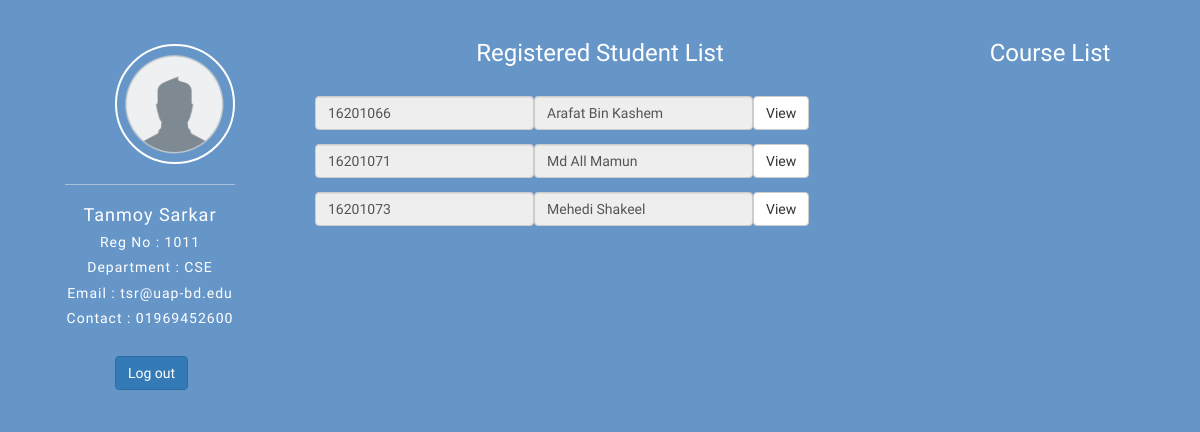
The app's page /adviser/profile.php (signed in) with its own data.
### tables this page shows
CREATE TABLE `advisor_info` (
  `ad_id` int(11) NOT NULL,
  `first_name` varchar(100) NOT NULL,
  `last_name` varchar(100) NOT NULL,
  `email` varchar(100) NOT NULL,
  `dept` varchar(100) NOT NULL,
  `contact_no` varchar(15) NOT NULL
);

CREATE TABLE `student_info` (
  `reg_no` int(11) NOT NULL,
  `first_name` varchar(100) NOT NULL,
  `last_name` varchar(100) NOT NULL,
  `email` varchar(100) NOT NULL,
  `dept` varchar(100) NOT NULL,
  `contact_no` varchar(15) NOT NULL
);

CREATE TABLE `student_advisor` (
  `reg_no` int(11) NOT NULL,
  `ad_id` int(11) NOT NULL
);

### adviser/profile.php (the view, shortened to what this page needs)
<?php
    $reg_no = $_SESSION['reg_no'];
    $first_name = "";
    $last_name = "";
    $email = "";
    $dept = "";
    $contact = "";
    $user_query = mysqli_query(mysqli_connect('localhost','root','','repeat'),"select * from advisor_info where ad_id = '$reg_no'");
    while ($row=mysqli_fetch_array($user_query))
                {
                $first_name = $row['first_name'];
                $last_name = $row['last_name'];
                $email = $row['email'];
                $dept = $row['dept'];
                $contact = $row['contact_no'];
                }
?>
<html>
<head>
    <link rel="stylesheet" href="https://maxcdn.bootstrapcdn.com/bootstrap/3.4.1/css/bootstrap.min.css">
    <link rel="stylesheet" href="css/custom.css">
</head>
<body>
    <div class="container-fluid">
        <div class="row">
            <div class="col-sm-3 leftside">
                <div class="continer-fluid">
                    <div class="row">
                        <div class="col-sm-4 col-sm-offset-4 text-center">
                            <img src="css/images/dummy.png" width="120px" height="120px" style="margin-top: 20px; border: 2px solid white; border-radius: 50%;">
                        </div>
                    </div>
                    <div class="row">
                        <div class="col-sm-8 col-sm-offset-2 text-center info">
                            <hr style="opacity: 0.5;">
                            <?php
                                echo '<div>';
                                    echo '<h4>'.$first_name.' '.$last_name.'</h4>';
                                    echo '<h5>Reg No : '.$reg_no.'</h5>';
                                    echo '<h5>Department : '.$dept.'</h5>';
                                    echo '<h5>Email : '.$email.'</h5>';
                                    echo '<h5>Contact : '.$contact.'</h5>';
                                echo '</div>';
                            ?>
                        </div>
                    </div>
                    <div class="row">
                        <br>
                        <div class="col-sm-4 col-sm-offset-4 text-center">
                            <form action="" method="post">
                                <button type="submit" class="btn btn-primary" name="logout_btn">Log out</button>
                            </form>
                        </div>
                    </div>
                </div>
            </div>
            <div class="col-sm-6">
                <br>
                        <h3 class="text-center">Registered Student List</h3><br>
                        <?php
                        $result = mysqli_query( mysqli_connect("localhost", "root", "", "repeat") , "SELECT * from student_info as si , student_advisor as sa where si.reg_no = sa.reg_no and sa.ad_id = '$reg_no' group by si.reg_no" );
                        while($row = mysqli_fetch_array( $result ) ) {
                        echo '<form class="form-inline" action="" method = "post">';
                            echo '<div class="form-group">';
                                echo '<input type="text" class="form-control" name="s_rn" value="'.$row['reg_no'].'" readonly>';
                                echo '</div>';
                            echo '<div class="form-group">';
                                echo '<input type="text" class="form-control" name="s_name" value="'.$row['first_name'].' '.$row['last_name'].'" readonly>';
                                echo '</div>';
                            echo '<button type="submit" class="btn btn-default" name = "view_btn">View</button>';
                            echo '</form>';
                        }
                        ?>
            </div>
            <div class="col-sm-3">
                <br>
                <h3 class="text-center">Course List</h3><br>
            </div>
        </div>
    </div>
</body>
</html>

### adviser/css/custom.css (style rules this page uses)
body { margin: 0px; background-color: #6696c8; font-family: 'Gelasio', serif; color: white; }
.info { font-family: 'Gelasio', serif; letter-spacing: 1px; color: white; }
.leftside { min-height: 93%; margin-top: 2%; }

### records on screen
advisor_info: first_name "Tanmoy", last_name "Sarkar", dept "CSE", email "tsr@uap-bd.edu", contact_no "01969452600"
student_info: s_rn "16201066", s_name "Arafat Bin Kashem"
student_info: s_rn "16201071", s_name "Md All Mamun"
student_info: s_rn "16201073", s_name "Mehedi Shakeel"

### other values on screen
$reg_no "1011"
